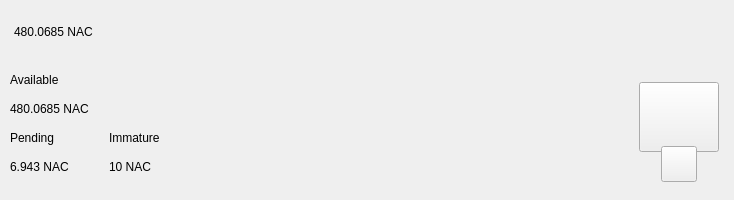
<?xml version="1.0" encoding="UTF-8"?>
<ui version="4.0">
  <class>TopBar</class>
  <widget class="QWidget" name="TopBar">
    <property name="geometry">
      <rect>
        <x>0</x>
        <y>0</y>
        <width>734</width>
        <height>200</height>
      </rect>
    </property>
    <property name="minimumSize">
      <size>
        <width>0</width>
        <height>200</height>
      </size>
    </property>
    <property name="maximumSize">
      <size>
        <width>16777215</width>
        <height>200</height>
      </size>
    </property>
    <property name="windowTitle">
      <string>Form</string>
    </property>
    <layout class="QVBoxLayout" name="verticalLayout_10" stretch="0">
      <property name="spacing">
        <number>0</number>
      </property>
      <property name="leftMargin">
        <number>0</number>
      </property>
      <property name="topMargin">
        <number>0</number>
      </property>
      <property name="rightMargin">
        <number>0</number>
      </property>
      <property name="bottomMargin">
        <number>0</number>
      </property>
      <item>
        <widget class="PFBorderImage" name="containerTop">
          <layout class="QVBoxLayout" name="verticalLayout_11">
            <property name="spacing">
              <number>0</number>
            </property>
            <property name="leftMargin">
              <number>0</number>
            </property>
            <property name="topMargin">
              <number>0</number>
            </property>
            <property name="rightMargin">
              <number>0</number>
            </property>
            <property name="bottomMargin">
              <number>0</number>
            </property>
            <item>
              <widget class="QWidget" name="top_container_2" native="true">
                <property name="minimumSize">
                  <size>
                    <width>0</width>
                    <height>65</height>
                  </size>
                </property>
                <layout class="QHBoxLayout" name="top_container">
                  <property name="spacing">
                    <number>0</number>
                  </property>
                  <property name="leftMargin">
                    <number>14</number>
                  </property>
                  <property name="topMargin">
                    <number>0</number>
                  </property>
                  <property name="rightMargin">
                    <number>14</number>
                  </property>
                  <property name="bottomMargin">
                    <number>0</number>
                  </property>
                  <item alignment="Qt::AlignVCenter">
                    <widget class="QWidget" name="widgetTopAmount" native="true">
                      <property name="sizePolicy">
                        <sizepolicy hsizetype="Preferred" vsizetype="Maximum">
                          <horstretch>0</horstretch>
                          <verstretch>0</verstretch>
                        </sizepolicy>
                      </property>
                      <layout class="QHBoxLayout" name="horizontalLayout_5">
                        <property name="spacing">
                          <number>0</number>
                        </property>
                        <property name="leftMargin">
                          <number>0</number>
                        </property>
                        <property name="topMargin">
                          <number>0</number>
                        </property>
                        <property name="rightMargin">
                          <number>0</number>
                        </property>
                        <property name="bottomMargin">
                          <number>0</number>
                        </property>
                        <item alignment="Qt::AlignTop">
                          <widget class="QLabel" name="labelAmountTopNac">
                            <property name="minimumSize">
                              <size>
                                <width>0</width>
                                <height>36</height>
                              </size>
                            </property>
                            <property name="styleSheet">
                              <string notr="true">padding:0px;margin:0px;</string>
                            </property>
                            <property name="text">
                              <string notr="true">480.0685 NAC</string>
                            </property>
                          </widget>
                        </item>
                      </layout>
                    </widget>
                  </item>
                  <item>
                    <spacer name="horizontalSpacer">
                      <property name="orientation">
                        <enum>Qt::Horizontal</enum>
                      </property>
                      <property name="sizeHint" stdset="0">
                        <size>
                          <width>40</width>
                          <height>20</height>
                        </size>
                      </property>
                    </spacer>
                  </item>
                  <item>
                    <layout class="QHBoxLayout" name="horizontalLayout_4">
                      <property name="spacing">
                        <number>12</number>
                      </property>
                      <property name="rightMargin">
                        <number>0</number>
                      </property>
                      <item alignment="Qt::AlignRight">
                        <widget class="QWidget" name="layoutSync" native="true">
                          <property name="minimumSize">
                            <size>
                              <width>0</width>
                              <height>36</height>
                            </size>
                          </property>
                          <property name="maximumSize">
                            <size>
                              <width>16777215</width>
                              <height>36</height>
                            </size>
                          </property>
                          <layout class="QVBoxLayout" name="verticalLayout_9">
                            <property name="leftMargin">
                              <number>0</number>
                            </property>
                            <property name="topMargin">
                              <number>0</number>
                            </property>
                            <property name="rightMargin">
                              <number>0</number>
                            </property>
                            <property name="bottomMargin">
                              <number>0</number>
                            </property>
                            <item>
                              <widget class="ExpandableButton" name="pushButtonSync" native="true">
                                <property name="minimumSize">
                                  <size>
                                    <width>36</width>
                                    <height>36</height>
                                  </size>
                                </property>
                                <property name="maximumSize">
                                  <size>
                                    <width>16777215</width>
                                    <height>36</height>
                                  </size>
                                </property>
                              </widget>
                            </item>
                          </layout>
                        </widget>
                      </item>
                      <item>
                        <widget class="ExpandableButton" name="pushButtonHDUpgrade" native="true">
                          <property name="minimumSize">
                            <size>
                              <width>36</width>
                              <height>36</height>
                            </size>
                          </property>
                        </widget>
                      </item>
                      <item>
                        <widget class="ExpandableButton" name="pushButtonStack" native="true">
                          <property name="minimumSize">
                            <size>
                              <width>36</width>
                              <height>36</height>
                            </size>
                          </property>
                        </widget>
                      </item>
                      <item>
                        <widget class="ExpandableButton" name="pushButtonColdStaking" native="true">
                          <property name="minimumSize">
                            <size>
                              <width>36</width>
                              <height>36</height>
                            </size>
                          </property>
                        </widget>
                      </item>
                      <item>
                        <widget class="ExpandableButton" name="pushButtonConnection" native="true">
                          <property name="minimumSize">
                            <size>
                              <width>36</width>
                              <height>36</height>
                            </size>
                          </property>
                        </widget>
                      </item>
                      <item>
                        <widget class="ExpandableButton" name="pushButtonTor" native="true">
                          <property name="minimumSize">
                            <size>
                              <width>36</width>
                              <height>36</height>
                            </size>
                          </property>
                        </widget>
                      </item>
                      <item>
                        <widget class="ExpandableButton" name="pushButtonLock" native="true">
                          <property name="sizePolicy">
                            <sizepolicy hsizetype="Expanding" vsizetype="Expanding">
                              <horstretch>0</horstretch>
                              <verstretch>0</verstretch>
                            </sizepolicy>
                          </property>
                          <property name="minimumSize">
                            <size>
                              <width>36</width>
                              <height>0</height>
                            </size>
                          </property>
                        </widget>
                      </item>
                      <item>
                        <widget class="ExpandableButton" name="pushButtonTheme" native="true">
                          <property name="minimumSize">
                            <size>
                              <width>36</width>
                              <height>36</height>
                            </size>
                          </property>
                          <property name="maximumSize">
                            <size>
                              <width>16777215</width>
                              <height>36</height>
                            </size>
                          </property>
                        </widget>
                      </item>
                      <item>
                        <widget class="ExpandableButton" name="pushButtonFAQ" native="true">
                          <property name="minimumSize">
                            <size>
                              <width>36</width>
                              <height>36</height>
                            </size>
                          </property>
                        </widget>
                      </item>
                    </layout>
                  </item>
                </layout>
              </widget>
            </item>
            <item>
              <widget class="QWidget" name="bottom_container" native="true">
                <property name="minimumSize">
                  <size>
                    <width>0</width>
                    <height>135</height>
                  </size>
                </property>
                <layout class="QHBoxLayout" name="botton_container">
                  <property name="leftMargin">
                    <number>10</number>
                  </property>
                  <property name="topMargin">
                    <number>0</number>
                  </property>
                  <property name="rightMargin">
                    <number>10</number>
                  </property>
                  <property name="bottomMargin">
                    <number>10</number>
                  </property>
                  <item>
                    <layout class="QHBoxLayout" name="horizontalLayout_3">
                      <property name="bottomMargin">
                        <number>9</number>
                      </property>
                      <item>
                        <layout class="QVBoxLayout" name="verticalLayout_7">
                          <property name="spacing">
                            <number>0</number>
                          </property>
                          <property name="leftMargin">
                            <number>0</number>
                          </property>
                          <property name="rightMargin">
                            <number>30</number>
                          </property>
                          <item>
                            <layout class="QVBoxLayout" name="verticalLayout_2">
                              <item>
                                <widget class="QLabel" name="labelTitle1">
                                  <property name="text">
                                    <string>Available</string>
                                  </property>
                                </widget>
                              </item>
                              <item>
                                <widget class="QLabel" name="labelAmountNac">
                                  <property name="text">
                                    <string notr="true">480.0685 NAC</string>
                                  </property>
                                </widget>
                              </item>
                            </layout>
                          </item>
                          <item>
                            <layout class="QHBoxLayout" name="horizontalLayout_2">
                              <property name="spacing">
                                <number>0</number>
                              </property>
                              <item>
                                <layout class="QVBoxLayout" name="verticalLayout_3">
                                  <item>
                                    <widget class="QLabel" name="labelTitle3">
                                      <property name="text">
                                        <string>Pending</string>
                                      </property>
                                    </widget>
                                  </item>
                                  <item>
                                    <widget class="QLabel" name="labelPendingNac">
                                      <property name="text">
                                        <string notr="true">6.943 NAC</string>
                                      </property>
                                    </widget>
                                  </item>
                                </layout>
                              </item>
                              <item>
                                <spacer name="horizontalSpacer_3">
                                  <property name="orientation">
                                    <enum>Qt::Horizontal</enum>
                                  </property>
                                  <property name="sizeType">
                                    <enum>QSizePolicy::Fixed</enum>
                                  </property>
                                  <property name="sizeHint" stdset="0">
                                    <size>
                                      <width>40</width>
                                      <height>20</height>
                                    </size>
                                  </property>
                                </spacer>
                              </item>
                              <item>
                                <layout class="QVBoxLayout" name="verticalLayout_4">
                                  <item>
                                    <widget class="QLabel" name="labelTitle4">
                                      <property name="text">
                                        <string>Immature</string>
                                      </property>
                                    </widget>
                                  </item>
                                  <item>
                                    <widget class="QLabel" name="labelImmatureNac">
                                      <property name="text">
                                        <string notr="true">10 NAC</string>
                                      </property>
                                    </widget>
                                  </item>
                                </layout>
                              </item>
                            </layout>
                          </item>
                        </layout>
                      </item>
                    </layout>
                  </item>
                  <item>
                    <spacer name="horizontalSpacer_2">
                      <property name="orientation">
                        <enum>Qt::Horizontal</enum>
                      </property>
                      <property name="sizeHint" stdset="0">
                        <size>
                          <width>40</width>
                          <height>20</height>
                        </size>
                      </property>
                    </spacer>
                  </item>
                  <item alignment="Qt::AlignHCenter|Qt::AlignVCenter">
                    <widget class="QWidget" name="qrContainer" native="true">
                      <property name="sizePolicy">
                        <sizepolicy hsizetype="Preferred" vsizetype="Minimum">
                          <horstretch>0</horstretch>
                          <verstretch>0</verstretch>
                        </sizepolicy>
                      </property>
                      <property name="minimumSize">
                        <size>
                          <width>90</width>
                          <height>110</height>
                        </size>
                      </property>
                      <property name="maximumSize">
                        <size>
                          <width>90</width>
                          <height>110</height>
                        </size>
                      </property>
                      <layout class="QVBoxLayout" name="containerQR">
                        <property name="spacing">
                          <number>0</number>
                        </property>
                        <property name="leftMargin">
                          <number>5</number>
                        </property>
                        <property name="topMargin">
                          <number>10</number>
                        </property>
                        <property name="rightMargin">
                          <number>5</number>
                        </property>
                        <property name="bottomMargin">
                          <number>0</number>
                        </property>
                        <item>
                          <widget class="QPushButton" name="btnQr">
                            <property name="minimumSize">
                              <size>
                                <width>70</width>
                                <height>70</height>
                              </size>
                            </property>
                            <property name="maximumSize">
                              <size>
                                <width>16777215</width>
                                <height>70</height>
                              </size>
                            </property>
                            <property name="focusPolicy">
                              <enum>Qt::NoFocus</enum>
                            </property>
                            <property name="text">
                              <string/>
                            </property>
                            <property name="iconSize">
                              <size>
                                <width>70</width>
                                <height>70</height>
                              </size>
                            </property>
                          </widget>
                        </item>
                        <item>
                          <spacer name="verticalSpacer">
                            <property name="orientation">
                              <enum>Qt::Vertical</enum>
                            </property>
                            <property name="sizeType">
                              <enum>QSizePolicy::Fixed</enum>
                            </property>
                            <property name="sizeHint" stdset="0">
                              <size>
                                <width>20</width>
                                <height>20</height>
                              </size>
                            </property>
                          </spacer>
                        </item>
                        <item alignment="Qt::AlignHCenter|Qt::AlignBottom">
                          <widget class="QPushButton" name="pushButtonQR">
                            <property name="minimumSize">
                              <size>
                                <width>36</width>
                                <height>36</height>
                              </size>
                            </property>
                            <property name="maximumSize">
                              <size>
                                <width>36</width>
                                <height>36</height>
                              </size>
                            </property>
                            <property name="focusPolicy">
                              <enum>Qt::NoFocus</enum>
                            </property>
                            <property name="text">
                              <string/>
                            </property>
                          </widget>
                        </item>
                      </layout>
                    </widget>
                  </item>
                </layout>
              </widget>
            </item>
          </layout>
        </widget>
      </item>
    </layout>
  </widget>
  <customwidgets>
    <customwidget>
      <class>ExpandableButton</class>
      <extends>QWidget</extends>
      <header>qt/nuwacoin/expandablebutton.h</header>
      <container>1</container>
    </customwidget>
    <customwidget>
      <class>PFBorderImage</class>
      <extends>QFrame</extends>
      <header>qt/nuwacoin/pfborderimage.h</header>
      <container>1</container>
    </customwidget>
  </customwidgets>
  <resources/>
  <connections/>
</ui>
